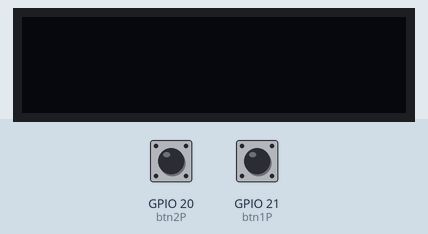
A sketch run on a simulated ESP32-C3. On the bench: 128×32 one-colour display. Inputs (shaded band) come from the test bench; at power-on: GPIO 20 (btn2P) LOW, GPIO 21 (btn1P) LOW. The display library's start-up logo is not drawn; what the sketch prints to the serial monitor is not drawn.

Above: at 4.9 s.
5.0 s: GPIO 20 (btn2P) pulled HIGH for 0.15 s
At 5.3 s:
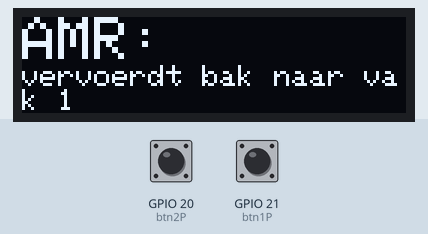
8.1 s: GPIO 21 (btn1P) pulled HIGH for 3.2 s
At 11.6 s:
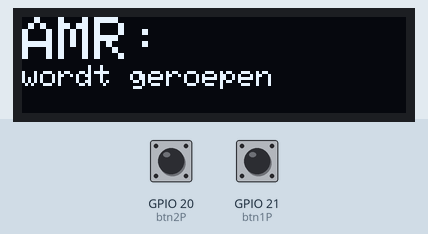
12.8 s: GPIO 20 (btn2P) driven HIGH and GPIO 21 (btn1P) driven HIGH
15.8 s: GPIO 21 (btn1P) driven LOW
At 18.0 s:
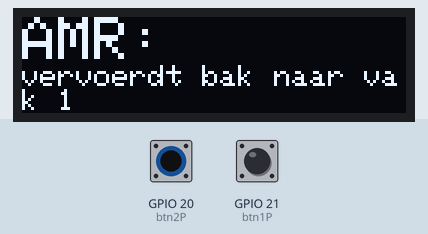
Timing chart, 0 to 19.5 s (numbered marks = the images above; inputs shaded):
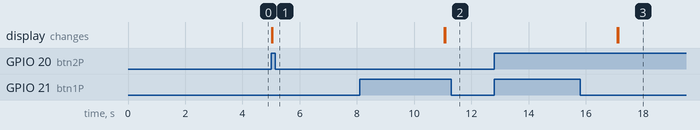

Measured:
- after the input at 5.0 s, the display: first changes at once (image 1 shows a later state)
- after the input at 8.1 s, the display: first differs from a run without the input after 3.0 s (image 2)
- after the input at 12.8 s, every drawn part: stays the same

The sketch:

oled_intergratie_C3mini.ino
```cpp
/* -----------------  Dit is een code om te testen hoe de 128x32 oled scherm en   ----------------- */
/* -----------------  knoppen geïntegreerd kunnen worden met een ESPC3 mini. Als  ----------------- */
/* -----------------  knop 1 of 2 wordt ingedrukt zal het scherm een ander tekst  ----------------- */
/* -----------------  laten zien                                                  ----------------- */


#include <SPI.h>
#include <Wire.h>
#include <Adafruit_GFX.h>
#include <Adafruit_SSD1306.h>

#define SCREEN_WIDTH 128 // OLED display width, in pixels
#define SCREEN_HEIGHT 32 // OLED display height, in pixels

// Declaration for an SSD1306 display connected to I2C (SDA, SCL pins)
#define OLED_RESET     4 // Reset pin # (or -1 if sharing Arduino reset pin)
Adafruit_SSD1306 display(SCREEN_WIDTH, SCREEN_HEIGHT, &Wire, OLED_RESET);

//defines voor het scherm
#define LOGO_HEIGHT   32
#define LOGO_WIDTH    128
#define I2C_SDA 6
#define I2C_SCL 7
TwoWire I2CBME = TwoWire(0);

//ints
int a = 2;
int btn1 = 0;
int btn2 = 0;
const int btn1P = 21;
const int btn2P = 20;


void setup() {
  Serial.begin(9600);

  //scherm instellen
  Wire.begin(I2C_SDA, I2C_SCL);
  I2CBME.begin(I2C_SDA, I2C_SCL, 400000);
  pinMode(btn1P, INPUT);
  pinMode(btn2P, INPUT);

  // SSD1306_SWITCHCAPVCC = generate display voltage from 3.3V internally
  if(!display.begin(SSD1306_SWITCHCAPVCC, 0x3C)) { // Address 0x3C for 128x32
    Serial.println(F("SSD1306 allocation failed"));
    for(;;); // Don't proceed, loop forever
  }

  // Laat logo zien
  display.display();
  delay(3000); // Pause for 2 seconds

  // Clear the buffer
  display.clearDisplay();
  display.display();
  delay(700);

}

void loop() {
  display.clearDisplay();
  display.setTextSize(2);
  display.setTextColor(WHITE);

  btn1 = digitalRead(btn1P);
  btn2 = digitalRead(btn2P);

  if (btn1 == 1){
    Serial.println("btn 1 pressed");
    btn1a();
    delay(2000);
    display.clearDisplay();
    display.display();
  }
  if (btn2 == 1){
    Serial.println("btn 2 pressed");
    btn2a();
    delay(2000);
    display.clearDisplay();
    display.display();
  }

  delay(10);
}


void btn1a(void) {
  display.setCursor(0,0);
  display.println("AMR:");
  display.display();
  display.setTextSize(1);
  display.print("wordt geroepen");
  display.display();
  delay(4000);
  Serial.println("btn1 klaar");
}

void btn2a(void) {
  display.setCursor(0,0);
  display.println("AMR:");
  display.display();
  display.setTextSize(1);
  display.println("vervoerdt bak naar vak 1");
  display.display();
  delay(4000);
  Serial.println("btn2 klaar");
}
```
